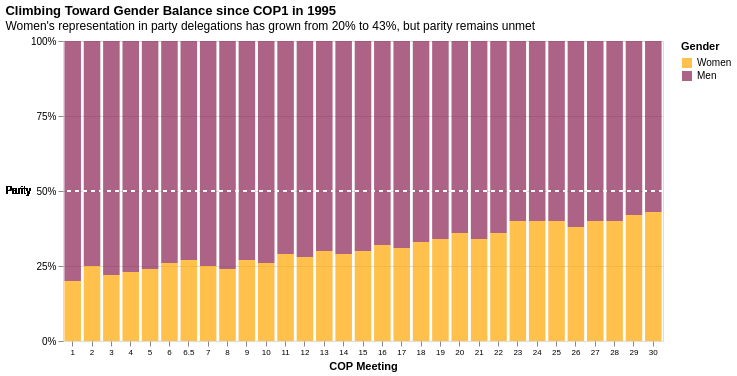

Express this chart as Vega-Lite.
### Vega-Lite specification from a JSON file in a GitHub repository (floating-point values rounded to 4 significant figures)
{"$schema": "https://vega.github.io/schema/vega-lite/v6.json", "width": 600, "title": {"text": "Climbing Toward Gender Balance since COP1 in 1995", "subtitle": "Women's representation in party delegations has grown from 20% to 43%, but parity remains unmet", "anchor": "start"}, "data": {"values": [{"COP": 1, "Gender": "Women", "Percentage": 20}, {"COP": 1, "Gender": "Men", "Percentage": 80}, {"COP": 2, "Gender": "Women", "Percentage": 25}, {"COP": 2, "Gender": "Men", "Percentage": 75}, {"COP": 3, "Gender": "Women", "Percentage": 22}, {"COP": 3, "Gender": "Men", "Percentage": 78}, {"COP": 4, "Gender": "Women", "Percentage": 23}, {"COP": 4, "Gender": "Men", "Percentage": 77}, {"COP": 5, "Gender": "Women", "Percentage": 24}, {"COP": 5, "Gender": "Men", "Percentage": 76}, {"COP": 6, "Gender": "Women", "Percentage": 26}, {"COP": 6, "Gender": "Men", "Percentage": 74}, {"COP": 6.5, "Gender": "Women", "Percentage": 27}, {"COP": 6.5, "Gender": "Men", "Percentage": 73}, {"COP": 7, "Gender": "Women", "Percentage": 25}, {"COP": 7, "Gender": "Men", "Percentage": 75}, {"COP": 8, "Gender": "Women", "Percentage": 24}, {"COP": 8, "Gender": "Men", "Percentage": 76}, {"COP": 9, "Gender": "Women", "Percentage": 27}, {"COP": 9, "Gender": "Men", "Percentage": 73}, {"COP": 10, "Gender": "Women", "Percentage": 26}, {"COP": 10, "Gender": "Men", "Percentage": 74}, {"COP": 11, "Gender": "Women", "Percentage": 29}, {"COP": 11, "Gender": "Men", "Percentage": 71}, {"COP": 12, "Gender": "Women", "Percentage": 28}, {"COP": 12, "Gender": "Men", "Percentage": 72}, {"COP": 13, "Gender": "Women", "Percentage": 30}, {"COP": 13, "Gender": "Men", "Percentage": 70}, {"COP": 14, "Gender": "Women", "Percentage": 29}, {"COP": 14, "Gender": "Men", "Percentage": 71}, {"COP": 15, "Gender": "Women", "Percentage": 30}, {"COP": 15, "Gender": "Men", "Percentage": 70}, {"COP": 16, "Gender": "Women", "Percentage": 32}, {"COP": 16, "Gender": "Men", "Percentage": 68}, {"COP": 17, "Gender": "Women", "Percentage": 31}, {"COP": 17, "Gender": "Men", "Percentage": 69}, {"COP": 18, "Gender": "Women", "Percentage": 33}, {"COP": 18, "Gender": "Men", "Percentage": 67}, {"COP": 19, "Gender": "Women", "Percentage": 34}, {"COP": 19, "Gender": "Men", "Percentage": 66}, {"COP": 20, "Gender": "Women", "Percentage": 36}, {"COP": 20, "Gender": "Men", "Percentage": 64}, {"COP": 21, "Gender": "Women", "Percentage": 34}, {"COP": 21, "Gender": "Men", "Percentage": 66}, {"COP": 22, "Gender": "Women", "Percentage": 36}, {"COP": 22, "Gender": "Men", "Percentage": 64}, {"COP": 23, "Gender": "Women", "Percentage": 40}, {"COP": 23, "Gender": "Men", "Percentage": 60}, {"COP": 24, "Gender": "Women", "Percentage": 40}, {"COP": 24, "Gender": "Men", "Percentage": 60}, {"COP": 25, "Gender": "Women", "Percentage": 40}, {"COP": 25, "Gender": "Men", "Percentage": 60}, {"COP": 26, "Gender": "Women", "Percentage": 38}, {"COP": 26, "Gender": "Men", "Percentage": 62}, {"COP": 27, "Gender": "Women", "Percentage": 40}, {"COP": 27, "Gender": "Men", "Percentage": 60}, {"COP": 28, "Gender": "Women", "Percentage": 40}, {"COP": 28, "Gender": "Men", "Percentage": 60}, {"COP": 29, "Gender": "Women", "Percentage": 42}, {"COP": 29, "Gender": "Men", "Percentage": 58}, {"COP": 30, "Gender": "Women", "Percentage": 43}, {"COP": 30, "Gender": "Men", "Percentage": 57}]}, "transform": [{"joinaggregate": [{"op": "max", "field": "Percentage", "as": "MenPercentage"}], "groupby": ["COP"]}, {"calculate": "100 - datum.MenPercentage", "as": "WomenPercentage"}], "layer": [{"mark": {"type": "bar", "opacity": 0.7, "width": {"band": 0.95}}, "encoding": {"x": {"field": "COP", "type": "ordinal", "axis": {"title": "COP Meeting", "domain": false, "labelAngle": 0, "values": [1, 2, 3, 4, 5, 6, 6.5, 7, 8, 9, 10, 11, 12, 13, 14, 15, 16, 17, 18, 19, 20, 21, 22, 23, 24, 25, 26, 27, 28, 29, 30], "labelOverlap": false, "labelFontSize": 8}}, "y": {"field": "Percentage", "type": "quantitative", "stack": "normalize", "axis": {"title": "", "domain": false, "format": "%", "values": [0, 0.25, 0.5, 0.75, 1], "labelOverlap": false}}, "color": {"field": "Gender", "type": "nominal", "scale": {"domain": ["Women", "Men"], "range": ["#FFA500", "#8B2252"]}, "legend": {"orient": "right"}}, "order": {"field": "Gender", "sort": "descending"}, "tooltip": [{"field": "COP", "title": "COP Meeting"}, {"field": "MenPercentage", "title": "Men (%)", "type": "quantitative", "format": ".0f"}, {"field": "WomenPercentage", "title": "Women (%)", "type": "quantitative", "format": ".0f"}]}}, {"mark": {"type": "rule", "strokeDash": [4, 4], "color": "white", "strokeWidth": 2}, "encoding": {"y": {"datum": 0.5}}}, {"mark": {"type": "text", "align": "right", "dx": -32, "dy": 0, "fontSize": 10, "color": "black", "fontWeight": "lighter"}, "encoding": {"y": {"datum": 0.5}, "x": {"value": 0}, "text": {"value": "Parity"}}}], "config": {}}
